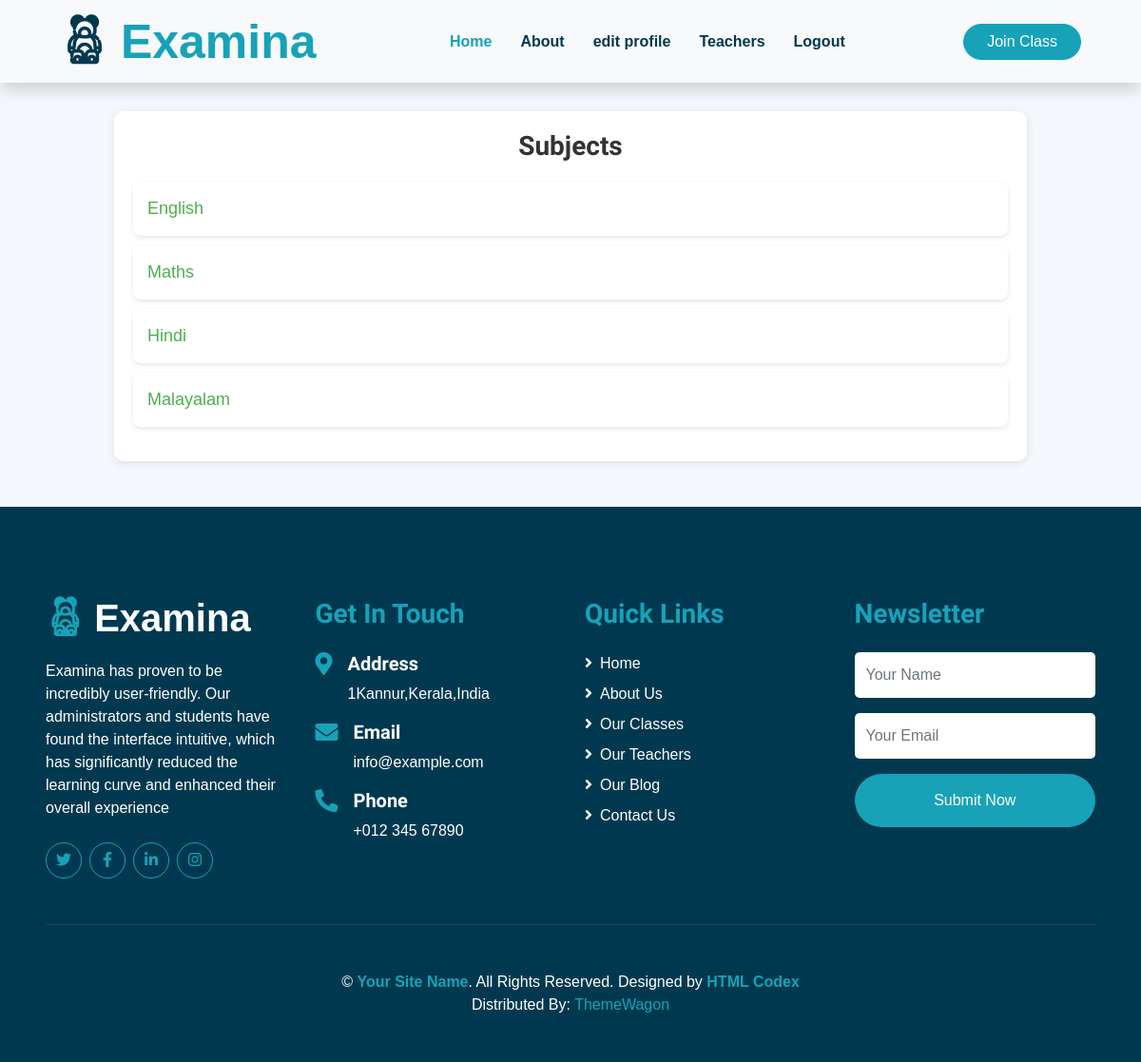
/student/class_room (signed in), run on the app's committed database.
### teacher/models.py (models this page shows, shortened)
class Subject(models.Model):
    name = models.CharField(max_length=100)
    description = models.TextField()
    grade = models.ForeignKey(Grade, on_delete=models.CASCADE)

### student/views.py (the view)
# urls.py: path('class_room',views.class_room,name="class_room"),
def class_room(request):
    students=get_object_or_404(student,user=request.user)
    grade=Grade.objects.get(name=students.grade)
    subjects = Subject.objects.filter(grade=grade.id)
    return render(request, 'student/subject_list.html', {'subjects': subjects})

### templates/student/subject_list.html (shortened to what this page needs)
{% extends 'student/student_base.html' %}
{% load static %}
{% block content %}
<!DOCTYPE html>
<html lang="en">
<head>
</head>
<body>
<div class="container">
    <h1>Subjects</h1>
    <ul class="subject-list">
        {% for subject in subjects %}
            <li class="subject-item">
                <a href="{% url 'subject_detail' subject.id %}">{{ subject.name }}</a>
            </li>
        {% endfor %}
    </ul>
</div>
</body>
</html>
{% endblock %}

### templates/student/subject_list.html (style rules this page uses)
body { font-family: Arial, sans-serif; background-color: #f4f7fb; margin: 0; padding: 0; }
.container { width: 80%; margin: 30px auto; padding: 20px; background-color: #fff; border-radius: 10px; box-shadow: 0 2px 10px rgba(0, 0, 0, 0.1); }
h1 { color: #333; font-size: 28px; text-align: center; margin-bottom: 20px; }
.subject-list { list-style: none; padding: 0; }
.subject-item { background-color: #fff; margin: 10px 0; padding: 15px; border-radius: 8px; box-shadow: 0 2px 5px rgba(0, 0, 0, 0.1); transition: transform 0.3s ease; }
.subject-item a { color: #4CAF50; text-decoration: none; font-size: 18px; }

### data on the page
Subject: name "English"
Subject: name "Maths"
Subject: name "Hindi"
Subject: name "Malayalam"
